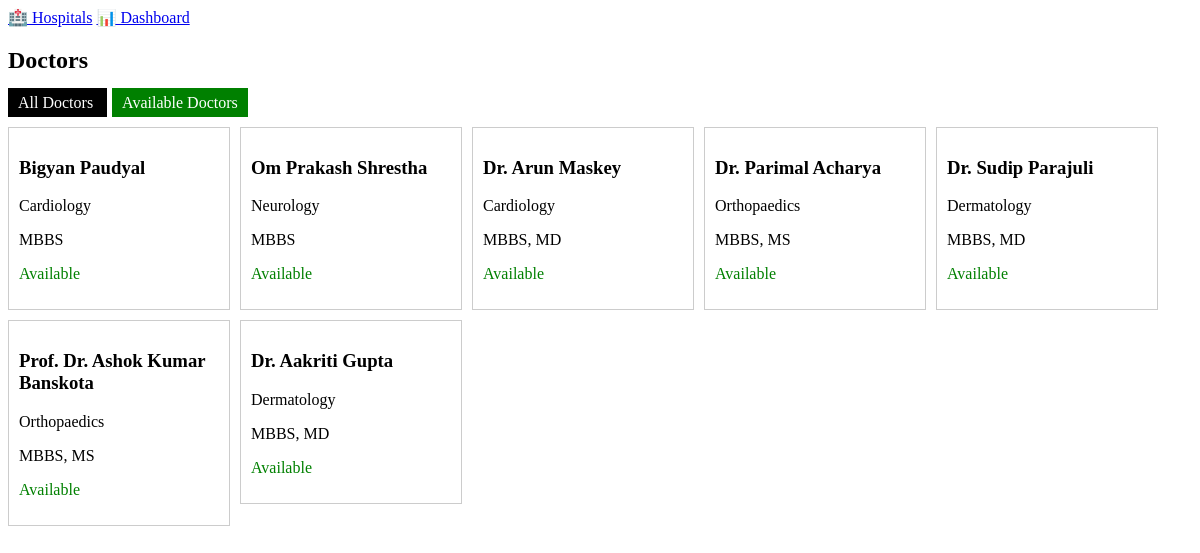
/doctors/, run on an earlier commit of the app's database.
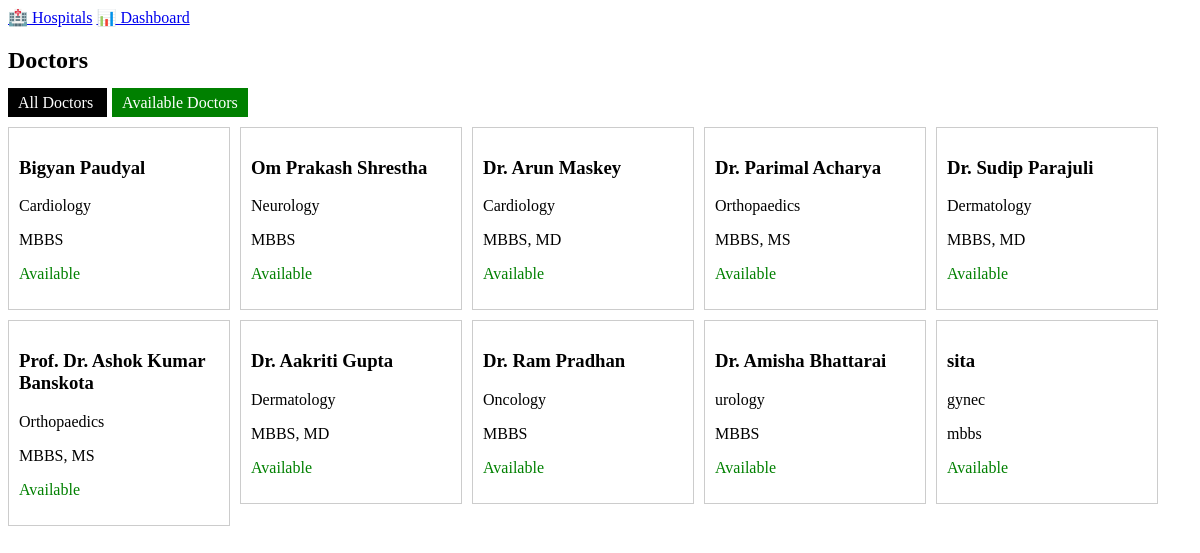
And on a later commit of the database.
### doctors/models.py (models this page shows, shortened)
class Doctor(models.Model):
    doctor_id = models.AutoField(primary_key=True)
    name = models.CharField(max_length=100)
    qualification = models.CharField(max_length=100)
    specialization = models.CharField(max_length=100)
    experience_years = models.PositiveIntegerField(default=0)
    hospital = models.ForeignKey('hospitals.Hospital', on_delete=models.CASCADE, null=True, blank=True)
    department = models.ForeignKey('hospitals.Department', on_delete=models.CASCADE, null=True, blank=True)
    email = models.EmailField(unique=True)
    fees = models.DecimalField(max_digits=8, decimal_places=2)
    phone = models.CharField(max_length=13)
    a_status = models.BooleanField(default=True)

### doctors/views.py (the view)
# urls.py: path('',views.doctor_list,name='doctor_list'),
def doctor_list(request):
    available = request.GET.get('available')
    doctors = Doctor.objects.all()
    if available == 'true':
        doctors = doctors.filter(a_status=True)
    return render(request, 'doctors/doctors.html', {'doctors': doctors})

### doctors/templates/doctors/doctors.html
<a href="{% url 'hospital_list' %}">🏥 Hospitals</a>
<a href="{% url 'patient_dashboard' %}">📊 Dashboard</a>
<h2>Doctors</h2>
<div style="margin-bottom: 15px;">
    <a href="{% url 'doctor_list' %}"
       style="padding:6px 10px; background:black; color:white; text-decoration:none;">
        All Doctors
    </a>
    <a href="{% url 'doctor_list' %}?available=true"
       style="padding:6px 10px; background:green; color:white; text-decoration:none; margin-left:5px;">
        Available Doctors
    </a>
</div>
<div style="display:flex; flex-wrap:wrap; gap:10px;">
    {% for doctor in doctors %}
        <a href="{% url 'doctor_detail' doctor.doctor_id %}" style="text-decoration:none; color:black;">
            <div style="border:1px solid #ccc; padding:10px; width:200px;">
                <h3>{{ doctor.name }}</h3>
                <p>{{ doctor.specialization }}</p>
                <p>{{ doctor.qualification }}</p>
                {% if doctor.a_status %}
                    <p style="color:green;">Available</p>
                {% else %}
                    <p style="color:red;">Not Available</p>
                {% endif %}
            </div>
        </a>
    {% empty %}
        <p>No doctors found.</p>
    {% endfor %}
</div>

What changed in the data, as far as the page shows it:
added Doctor: name "Dr. Ram Pradhan", specialization "Oncology", qualification "MBBS", a_status "Available"
added Doctor: name "Dr. Amisha Bhattarai", specialization "urology", qualification "MBBS", a_status "Available"
added Doctor: name "sita", specialization "gynec", qualification "mbbs", a_status "Available"
